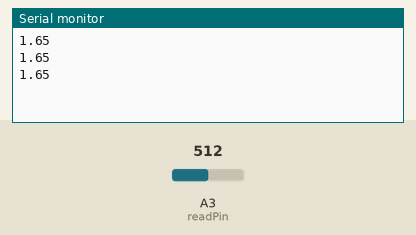
Bench run of a sketch on a simulated Arduino Uno, built with avr-gcc and run on an emulated ATmega328P. Parts: the last lines printed to the serial monitor. The inputs (shaded band) are chosen by the test bench; at power-on: A3 (readPin) = 512.

Above: at 1.3 s.
1.4 s: A3 (readPin) set to 716
At 1.9 s:
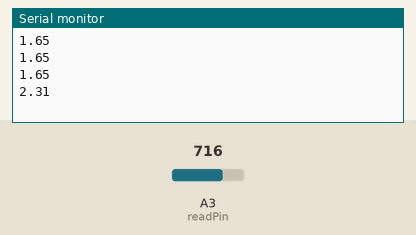
2.9 s: A3 (readPin) set to 900
At 3.4 s:
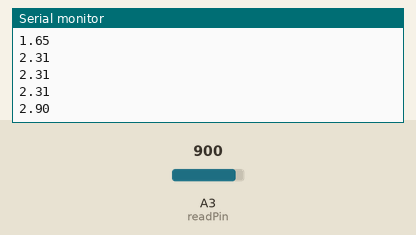
Timing chart, 0 to 5.9 s (numbered marks = the images above; inputs shaded):
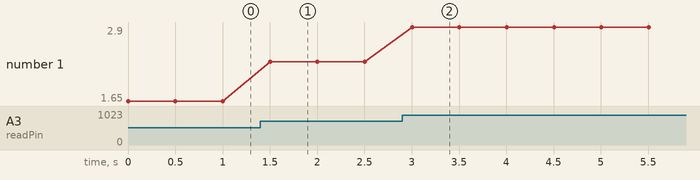

The sketch:

Basic_Circuit_Analysis.ino
```cpp
/*Circuit analysis based on Paul McWhorter Arduino series.
Played around with voltages and am off by .3 on second resistor.
Not sure if this is normal or if initial voltage is off due to my
lack of voltmeter.
*/

int readPin=A3;
int readVal;
float V2=0;
int wait=500;

void setup() {
  // put your setup code here, to run once:
  pinMode(readPin, INPUT);
  Serial.begin(9600);
}

void loop() {
  // put your main code here, to run repeatedly:
  readVal=analogRead(readPin);
  V2=(3.3/1023.)*readVal;
  Serial.println(V2);
  delay(wait);
}
```

Measured:
- after the input at 1.4 s, the serial monitor: prints a new line after 0.10 s (image 1)
- after the input at 2.9 s, the serial monitor: prints a new line after 0.10 s (image 2)
- plotted number 1: 1.65 → 2.31 after the input at 1.4 s, 2.31 → 2.9 after the input at 2.9 s
